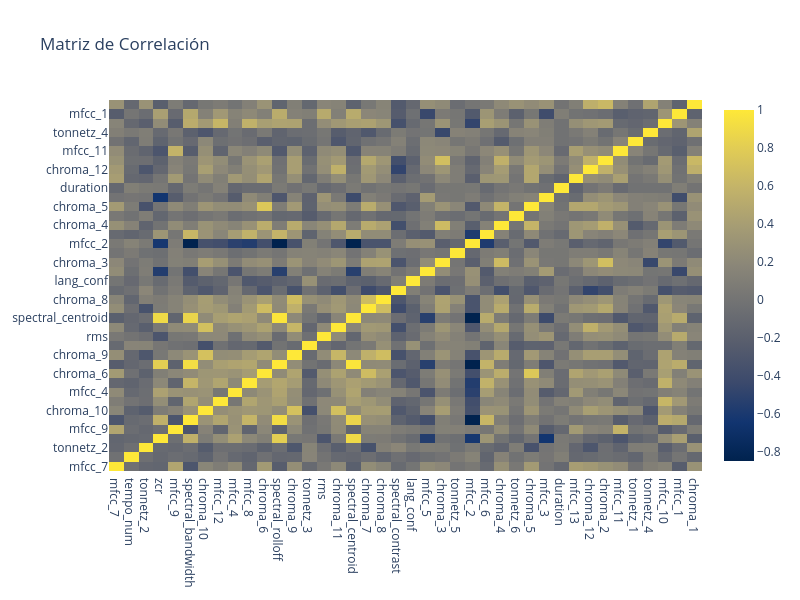

The code cell stored with this chart in its notebook:
### Code cell
analisis.corr_matrix('cividis', False)

### Figure 1 — Plotly figure (JSON) as saved in the notebook; plotly's stock layout.template omitted (floating-point values rounded to 4 significant figures; data arrays with more than 128 entries replaced by an {"elided": "..."} marker saying what was removed)
{"data": [{"colorscale": [[0, "#00224e"], [0.1111, "#123570"], [0.2222, "#3b496c"], [0.3333, "#575d6d"], [0.4444, "#707173"], [0.5556, "#8a8678"], [0.6667, "#a59c74"], [0.7778, "#c3b369"], [0.8889, "#e1cc55"], [1, "#fee838"]], "type": "heatmap", "x": ["mfcc_7", "tempo_num", "tonnetz_2", "zcr", "mfcc_9", "spectral_bandwidth", "chroma_10", "mfcc_12", "mfcc_4", "mfcc_8", "chroma_6", "spectral_rolloff", "chroma_9", "tonnetz_3", "rms", "chroma_11", "spectral_centroid", "chroma_7", "chroma_8", "spectral_contrast", "lang_conf", "mfcc_5", "chroma_3", "tonnetz_5", "mfcc_2", "mfcc_6", "chroma_4", "tonnetz_6", "chroma_5", "mfcc_3", "duration", "mfcc_13", "chroma_12", "chroma_2", "mfcc_11", "tonnetz_1", "tonnetz_4", "mfcc_10", "mfcc_1", "chroma_1"], "y": ["mfcc_7", "tempo_num", "tonnetz_2", "zcr", "mfcc_9", "spectral_bandwidth", "chroma_10", "mfcc_12", "mfcc_4", "mfcc_8", "chroma_6", "spectral_rolloff", "chroma_9", "tonnetz_3", "rms", "chroma_11", "spectral_centroid", "chroma_7", "chroma_8", "spectral_contrast", "lang_conf", "mfcc_5", "chroma_3", "tonnetz_5", "mfcc_2", "mfcc_6", "chroma_4", "tonnetz_6", "chroma_5", "mfcc_3", "duration", "mfcc_13", "chroma_12", "chroma_2", "mfcc_11", "tonnetz_1", "tonnetz_4", "mfcc_10", "mfcc_1", "chroma_1"], "z": {"elided": "40x40 float values"}}], "layout": {"height": 600, "title": {"text": "Matriz de Correlación"}, "width": 800}}
